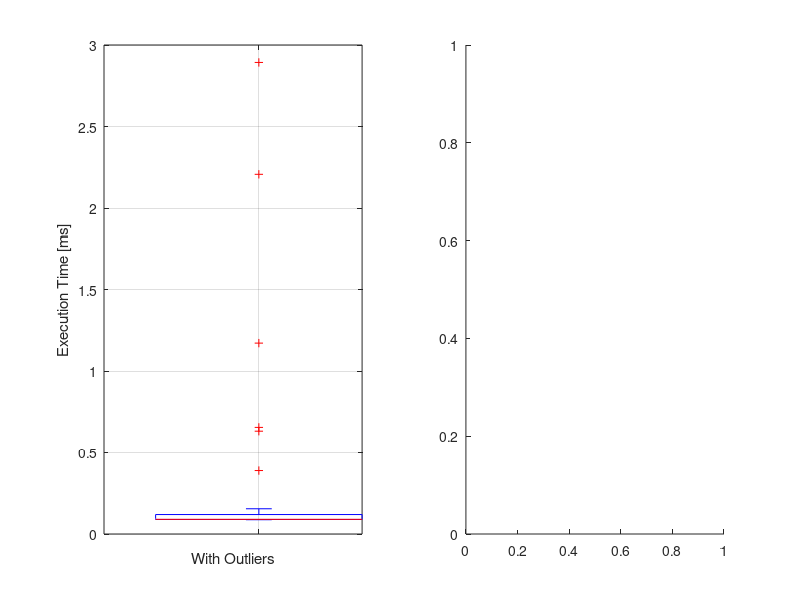

This figure's MATLAB source: (Note: this script raises an error after producing the figure.)
clearvars; close all; clc;

% Load data
t2 = load("fibonacci_execution_times.mat");

% Data
data = t2.times';

% Create figure
figure;

% -----------------------------
% LEFT: Boxplot WITH outliers
% -----------------------------
subplot(1,2,1)

boxplot(data, 'Symbol','r+'); % show outliers
set(gca,'XTickLabel',{})    % remove "1"
xlabel('With Outliers');


ylabel('Execution Time [ms]');
grid on;

% -----------------------------
% RIGHT: Boxplot WITHOUT outliers
% -----------------------------
subplot(1,2,2)

boxplot(data, 'Symbol',''); % hide outliers
set(gca,'XTickLabel',{})    % remove "1"
xlabel('Without Outliers');
grid on;


% Compute limits excluding outliers
q1 = prctile(data,25);
q3 = prctile(data,75);
iqr_val = q3 - q1;

lower_lim = q1 - 1.5*iqr_val;
upper_lim = q3 + 1.5*iqr_val;

ylim([lower_lim upper_lim])

% Global title
sgtitle('Execution Time Distribution');

% Figure export settings
set(gcf,'Units','centimeters');
screenposition = get(gcf,'Position');

set(gcf, ...
    'PaperPosition',[0 0 screenposition(3:4)], ...
    'PaperSize',[screenposition(3:4)]);

print -dpdf -painters fibonacci_exec_time
